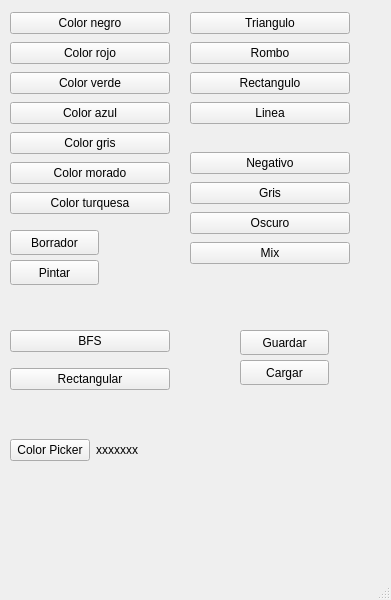
<?xml version="1.0" encoding="UTF-8"?>
<ui version="4.0">
 <class>MainWindow</class>
 <widget class="QMainWindow" name="MainWindow">
  <property name="geometry">
   <rect>
    <x>0</x>
    <y>0</y>
    <width>391</width>
    <height>600</height>
   </rect>
  </property>
  <property name="windowTitle">
   <string>MainWindow</string>
  </property>
  <widget class="QWidget" name="centralwidget">
   <widget class="QWidget" name="verticalLayoutWidget">
    <property name="geometry">
     <rect>
      <x>10</x>
      <y>10</y>
      <width>160</width>
      <height>213</height>
     </rect>
    </property>
    <layout class="QVBoxLayout" name="verticalLayout">
     <item>
      <widget class="QPushButton" name="colNegro">
       <property name="text">
        <string>Color negro</string>
       </property>
      </widget>
     </item>
     <item>
      <widget class="QPushButton" name="colRojo">
       <property name="text">
        <string>Color rojo</string>
       </property>
      </widget>
     </item>
     <item>
      <widget class="QPushButton" name="colVerde">
       <property name="text">
        <string>Color verde</string>
       </property>
      </widget>
     </item>
     <item>
      <widget class="QPushButton" name="colAzul">
       <property name="text">
        <string>Color azul</string>
       </property>
      </widget>
     </item>
     <item>
      <widget class="QPushButton" name="colGris">
       <property name="text">
        <string>Color gris</string>
       </property>
      </widget>
     </item>
     <item>
      <widget class="QPushButton" name="colMorado">
       <property name="text">
        <string>Color morado</string>
       </property>
      </widget>
     </item>
     <item>
      <widget class="QPushButton" name="colTurquesa">
       <property name="text">
        <string>Color turquesa</string>
       </property>
      </widget>
     </item>
    </layout>
   </widget>
   <widget class="QPushButton" name="pushButton_5">
    <property name="geometry">
     <rect>
      <x>10</x>
      <y>230</y>
      <width>89</width>
      <height>25</height>
     </rect>
    </property>
    <property name="text">
     <string>Borrador</string>
    </property>
   </widget>
   <widget class="QWidget" name="verticalLayoutWidget_2">
    <property name="geometry">
     <rect>
      <x>190</x>
      <y>10</y>
      <width>160</width>
      <height>120</height>
     </rect>
    </property>
    <layout class="QVBoxLayout" name="verticalLayout_2">
     <item>
      <widget class="QPushButton" name="triangulo">
       <property name="text">
        <string>Triangulo</string>
       </property>
      </widget>
     </item>
     <item>
      <widget class="QPushButton" name="rombo">
       <property name="text">
        <string>Rombo</string>
       </property>
      </widget>
     </item>
     <item>
      <widget class="QPushButton" name="rectangulo">
       <property name="text">
        <string>Rectangulo</string>
       </property>
      </widget>
     </item>
     <item>
      <widget class="QPushButton" name="linea">
       <property name="text">
        <string>Linea</string>
       </property>
      </widget>
     </item>
    </layout>
   </widget>
   <widget class="QWidget" name="verticalLayoutWidget_3">
    <property name="geometry">
     <rect>
      <x>190</x>
      <y>150</y>
      <width>160</width>
      <height>120</height>
     </rect>
    </property>
    <layout class="QVBoxLayout" name="verticalLayout_3">
     <item>
      <widget class="QPushButton" name="negativo">
       <property name="text">
        <string>Negativo</string>
       </property>
      </widget>
     </item>
     <item>
      <widget class="QPushButton" name="gris">
       <property name="text">
        <string>Gris</string>
       </property>
      </widget>
     </item>
     <item>
      <widget class="QPushButton" name="oscuro">
       <property name="text">
        <string>Oscuro</string>
       </property>
      </widget>
     </item>
     <item>
      <widget class="QPushButton" name="mix">
       <property name="text">
        <string>Mix</string>
       </property>
      </widget>
     </item>
    </layout>
   </widget>
   <widget class="QWidget" name="verticalLayoutWidget_4">
    <property name="geometry">
     <rect>
      <x>10</x>
      <y>320</y>
      <width>160</width>
      <height>80</height>
     </rect>
    </property>
    <layout class="QVBoxLayout" name="verticalLayout_4">
     <item>
      <widget class="QPushButton" name="selBFS">
       <property name="text">
        <string>BFS</string>
       </property>
      </widget>
     </item>
     <item>
      <widget class="QPushButton" name="selRectangular">
       <property name="text">
        <string>Rectangular</string>
       </property>
      </widget>
     </item>
    </layout>
   </widget>
   <widget class="QPushButton" name="pintar">
    <property name="geometry">
     <rect>
      <x>10</x>
      <y>260</y>
      <width>89</width>
      <height>25</height>
     </rect>
    </property>
    <property name="text">
     <string>Pintar</string>
    </property>
   </widget>
   <widget class="QPushButton" name="guardar">
    <property name="geometry">
     <rect>
      <x>240</x>
      <y>330</y>
      <width>89</width>
      <height>25</height>
     </rect>
    </property>
    <property name="text">
     <string>Guardar</string>
    </property>
   </widget>
   <widget class="QPushButton" name="cargar">
    <property name="geometry">
     <rect>
      <x>240</x>
      <y>360</y>
      <width>89</width>
      <height>25</height>
     </rect>
    </property>
    <property name="text">
     <string>Cargar</string>
    </property>
   </widget>
   <widget class="QWidget" name="horizontalLayoutWidget">
    <property name="geometry">
     <rect>
      <x>10</x>
      <y>410</y>
      <width>160</width>
      <height>80</height>
     </rect>
    </property>
    <layout class="QHBoxLayout" name="horizontalLayout">
     <item>
      <widget class="QPushButton" name="colPicker">
       <property name="text">
        <string>Color Picker</string>
       </property>
      </widget>
     </item>
     <item>
      <widget class="QLabel" name="label">
       <property name="text">
        <string>xxxxxxx</string>
       </property>
      </widget>
     </item>
    </layout>
   </widget>
  </widget>
  <widget class="QMenuBar" name="menubar">
   <property name="geometry">
    <rect>
     <x>0</x>
     <y>0</y>
     <width>391</width>
     <height>22</height>
    </rect>
   </property>
  </widget>
  <widget class="QStatusBar" name="statusbar"/>
 </widget>
 <resources/>
 <connections/>
</ui>
